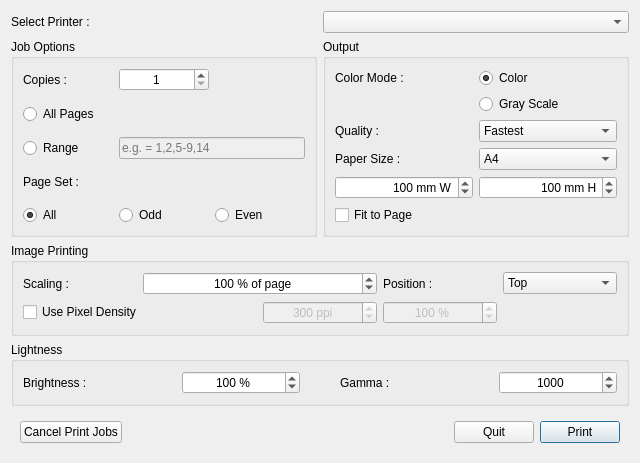
<?xml version="1.0" encoding="UTF-8"?>
<ui version="4.0">
 <class>Dialog</class>
 <widget class="QDialog" name="Dialog">
  <property name="geometry">
   <rect>
    <x>0</x>
    <y>0</y>
    <width>640</width>
    <height>463</height>
   </rect>
  </property>
  <property name="windowTitle">
   <string>Quik Print</string>
  </property>
  <layout class="QGridLayout" name="gridLayout_4">
   <item row="0" column="0">
    <widget class="QLabel" name="label_7">
     <property name="text">
      <string>Select Printer :</string>
     </property>
    </widget>
   </item>
   <item row="0" column="1">
    <widget class="QComboBox" name="printersCombo"/>
   </item>
   <item row="1" column="0">
    <widget class="QGroupBox" name="groupBox">
     <property name="title">
      <string>Job Options</string>
     </property>
     <layout class="QGridLayout" name="gridLayout">
      <item row="0" column="0">
       <widget class="QLabel" name="label_4">
        <property name="text">
         <string>Copies :</string>
        </property>
       </widget>
      </item>
      <item row="0" column="1">
       <widget class="QSpinBox" name="copiesSpin">
        <property name="alignment">
         <set>Qt::AlignCenter</set>
        </property>
        <property name="minimum">
         <number>1</number>
        </property>
       </widget>
      </item>
      <item row="4" column="0">
       <widget class="QLabel" name="label_6">
        <property name="text">
         <string>Page Set :</string>
        </property>
       </widget>
      </item>
      <item row="5" column="0">
       <widget class="QRadioButton" name="pageSetAll">
        <property name="text">
         <string>All</string>
        </property>
        <property name="checked">
         <bool>true</bool>
        </property>
       </widget>
      </item>
      <item row="5" column="1">
       <widget class="QRadioButton" name="pageSetOdd">
        <property name="text">
         <string>Odd</string>
        </property>
       </widget>
      </item>
      <item row="5" column="2">
       <widget class="QRadioButton" name="pageSetEven">
        <property name="text">
         <string>Even</string>
        </property>
       </widget>
      </item>
      <item row="3" column="1" colspan="2">
       <widget class="QLineEdit" name="pagerangeEdit">
        <property name="enabled">
         <bool>false</bool>
        </property>
        <property name="placeholderText">
         <string>e.g. = 1,2,5-9,14</string>
        </property>
       </widget>
      </item>
      <item row="1" column="0">
       <widget class="QRadioButton" name="allPagesBtn">
        <property name="sizePolicy">
         <sizepolicy hsizetype="Minimum" vsizetype="Minimum">
          <horstretch>0</horstretch>
          <verstretch>0</verstretch>
         </sizepolicy>
        </property>
        <property name="text">
         <string>All Pages</string>
        </property>
       </widget>
      </item>
      <item row="3" column="0">
       <widget class="QRadioButton" name="rangeBtn">
        <property name="text">
         <string>Range</string>
        </property>
       </widget>
      </item>
     </layout>
    </widget>
   </item>
   <item row="1" column="1">
    <widget class="QGroupBox" name="groupBox_2">
     <property name="title">
      <string>Output</string>
     </property>
     <layout class="QGridLayout" name="gridLayout_2">
      <item row="2" column="1">
       <widget class="QComboBox" name="qualityCombo">
        <item>
         <property name="text">
          <string>Fastest</string>
         </property>
        </item>
        <item>
         <property name="text">
          <string>Normal</string>
         </property>
        </item>
        <item>
         <property name="text">
          <string>Best</string>
         </property>
        </item>
        <item>
         <property name="text">
          <string>Highest</string>
         </property>
        </item>
       </widget>
      </item>
      <item row="0" column="0">
       <widget class="QLabel" name="label">
        <property name="text">
         <string>Color Mode :</string>
        </property>
       </widget>
      </item>
      <item row="0" column="1">
       <widget class="QRadioButton" name="colorBtn">
        <property name="text">
         <string>Color</string>
        </property>
        <property name="icon">
         <iconset resource="resources.qrc">
          <normaloff>:/color.png</normaloff>:/color.png</iconset>
        </property>
        <property name="checked">
         <bool>true</bool>
        </property>
       </widget>
      </item>
      <item row="1" column="1">
       <widget class="QRadioButton" name="grayBtn">
        <property name="text">
         <string>Gray Scale</string>
        </property>
        <property name="icon">
         <iconset resource="resources.qrc">
          <normaloff>:/grayscale.png</normaloff>:/grayscale.png</iconset>
        </property>
       </widget>
      </item>
      <item row="2" column="0">
       <widget class="QLabel" name="label_2">
        <property name="text">
         <string>Quality :</string>
        </property>
       </widget>
      </item>
      <item row="3" column="0">
       <widget class="QLabel" name="label_3">
        <property name="text">
         <string>Paper Size :</string>
        </property>
       </widget>
      </item>
      <item row="3" column="1">
       <widget class="QComboBox" name="papersizeCombo">
        <item>
         <property name="text">
          <string>A4</string>
         </property>
        </item>
        <item>
         <property name="text">
          <string>A5</string>
         </property>
        </item>
        <item>
         <property name="text">
          <string>Letter</string>
         </property>
        </item>
        <item>
         <property name="text">
          <string>Custom</string>
         </property>
        </item>
       </widget>
      </item>
      <item row="4" column="0">
       <widget class="QSpinBox" name="widthSpin">
        <property name="alignment">
         <set>Qt::AlignRight|Qt::AlignTrailing|Qt::AlignVCenter</set>
        </property>
        <property name="suffix">
         <string> mm W</string>
        </property>
        <property name="maximum">
         <number>400</number>
        </property>
        <property name="value">
         <number>100</number>
        </property>
       </widget>
      </item>
      <item row="4" column="1">
       <widget class="QSpinBox" name="heightSpin">
        <property name="alignment">
         <set>Qt::AlignRight|Qt::AlignTrailing|Qt::AlignVCenter</set>
        </property>
        <property name="suffix">
         <string> mm H</string>
        </property>
        <property name="maximum">
         <number>400</number>
        </property>
        <property name="value">
         <number>100</number>
        </property>
       </widget>
      </item>
      <item row="5" column="0" colspan="2">
       <widget class="QCheckBox" name="fitToPageBtn">
        <property name="text">
         <string>Fit to Page</string>
        </property>
       </widget>
      </item>
     </layout>
    </widget>
   </item>
   <item row="2" column="0" colspan="2">
    <widget class="QGroupBox" name="groupBox_3">
     <property name="title">
      <string>Image Printing</string>
     </property>
     <layout class="QGridLayout" name="gridLayout_3">
      <item row="0" column="0">
       <widget class="QLabel" name="label_8">
        <property name="text">
         <string>Scaling :</string>
        </property>
       </widget>
      </item>
      <item row="0" column="1" colspan="2">
       <widget class="QSpinBox" name="scalingSpin">
        <property name="alignment">
         <set>Qt::AlignCenter</set>
        </property>
        <property name="suffix">
         <string> % of page</string>
        </property>
        <property name="minimum">
         <number>5</number>
        </property>
        <property name="maximum">
         <number>800</number>
        </property>
        <property name="value">
         <number>100</number>
        </property>
       </widget>
      </item>
      <item row="0" column="3">
       <widget class="QLabel" name="label_9">
        <property name="text">
         <string>Position :</string>
        </property>
       </widget>
      </item>
      <item row="0" column="4">
       <widget class="QComboBox" name="positionCombo">
        <item>
         <property name="text">
          <string>Top</string>
         </property>
        </item>
        <item>
         <property name="text">
          <string>Center</string>
         </property>
        </item>
        <item>
         <property name="text">
          <string>Bottom</string>
         </property>
        </item>
       </widget>
      </item>
      <item row="1" column="0" colspan="2">
       <widget class="QCheckBox" name="pixelDensityBtn">
        <property name="text">
         <string>Use Pixel Density</string>
        </property>
       </widget>
      </item>
      <item row="1" column="2">
       <widget class="QSpinBox" name="ppiSpin">
        <property name="enabled">
         <bool>false</bool>
        </property>
        <property name="alignment">
         <set>Qt::AlignCenter</set>
        </property>
        <property name="suffix">
         <string> ppi</string>
        </property>
        <property name="minimum">
         <number>100</number>
        </property>
        <property name="maximum">
         <number>1200</number>
        </property>
        <property name="value">
         <number>300</number>
        </property>
       </widget>
      </item>
      <item row="1" column="3">
       <widget class="QSpinBox" name="naturalScalingSpin">
        <property name="enabled">
         <bool>false</bool>
        </property>
        <property name="alignment">
         <set>Qt::AlignCenter</set>
        </property>
        <property name="suffix">
         <string> %</string>
        </property>
        <property name="maximum">
         <number>400</number>
        </property>
        <property name="value">
         <number>100</number>
        </property>
       </widget>
      </item>
     </layout>
    </widget>
   </item>
   <item row="3" column="0" colspan="2">
    <widget class="QGroupBox" name="groupBox_4">
     <property name="title">
      <string>Lightness</string>
     </property>
     <layout class="QHBoxLayout" name="horizontalLayout_2">
      <property name="spacing">
       <number>40</number>
      </property>
      <item>
       <widget class="QLabel" name="label_5">
        <property name="text">
         <string>Brightness :</string>
        </property>
       </widget>
      </item>
      <item>
       <widget class="QSpinBox" name="brightnessSpin">
        <property name="alignment">
         <set>Qt::AlignCenter</set>
        </property>
        <property name="suffix">
         <string> %</string>
        </property>
        <property name="minimum">
         <number>10</number>
        </property>
        <property name="maximum">
         <number>200</number>
        </property>
        <property name="singleStep">
         <number>5</number>
        </property>
        <property name="value">
         <number>100</number>
        </property>
       </widget>
      </item>
      <item>
       <widget class="QLabel" name="label_10">
        <property name="text">
         <string>Gamma :</string>
        </property>
       </widget>
      </item>
      <item>
       <widget class="QSpinBox" name="gammaSpin">
        <property name="alignment">
         <set>Qt::AlignCenter</set>
        </property>
        <property name="minimum">
         <number>250</number>
        </property>
        <property name="maximum">
         <number>4000</number>
        </property>
        <property name="singleStep">
         <number>10</number>
        </property>
        <property name="value">
         <number>1000</number>
        </property>
       </widget>
      </item>
     </layout>
    </widget>
   </item>
   <item row="4" column="0" colspan="2">
    <widget class="QWidget" name="widget" native="true">
     <property name="sizePolicy">
      <sizepolicy hsizetype="Preferred" vsizetype="Fixed">
       <horstretch>0</horstretch>
       <verstretch>0</verstretch>
      </sizepolicy>
     </property>
     <layout class="QHBoxLayout" name="horizontalLayout">
      <item>
       <widget class="QPushButton" name="cancelJobsBtn">
        <property name="text">
         <string>Cancel Print Jobs</string>
        </property>
        <property name="iconSize">
         <size>
          <width>24</width>
          <height>24</height>
         </size>
        </property>
       </widget>
      </item>
      <item>
       <spacer name="horizontalSpacer">
        <property name="orientation">
         <enum>Qt::Horizontal</enum>
        </property>
        <property name="sizeHint" stdset="0">
         <size>
          <width>435</width>
          <height>20</height>
         </size>
        </property>
       </spacer>
      </item>
      <item>
       <widget class="QPushButton" name="quitBtn">
        <property name="text">
         <string>Quit</string>
        </property>
       </widget>
      </item>
      <item>
       <widget class="QPushButton" name="printBtn">
        <property name="text">
         <string>Print</string>
        </property>
        <property name="default">
         <bool>true</bool>
        </property>
       </widget>
      </item>
     </layout>
    </widget>
   </item>
  </layout>
 </widget>
 <resources>
  <include location="resources.qrc"/>
 </resources>
 <connections/>
</ui>
